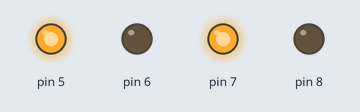
Recording of a sketch running on a simulated Arduino Uno, built with avr-gcc and run on an emulated ATmega328P. Parts: output pins drawn as LEDs (lit = HIGH).

Above: at 10.0 s.
At 30.0 s:
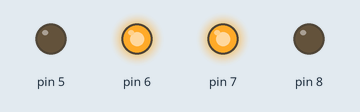
Timing chart, 0 to 46.0 s (numbered marks = the images above):
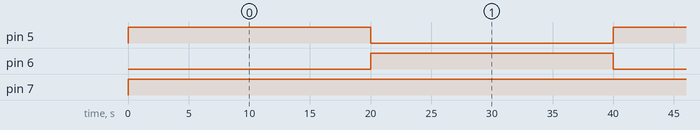

Measured:
- by itself, pin 5, pin 6: alternates HIGH for 20.0 s and LOW for 20.0 s
- by itself, pin 7: LOW → HIGH at 0.00 s

The sketch:

motor_testing.ino
```cpp
void setup() {

// Declaring  the pins to be connected to the motor driver

pinMode(5,OUTPUT);  // 5 is the Right Motor Forward pin
pinMode(6,OUTPUT);  // 6 is the Right Motor Backward pin
pinMode(7,OUTPUT);  // 7 is the Left Motor Forward pin
pinMode(8,OUTPUT);  // 7 is the Left Motor Backward pin

// Initilizing  the pins to low
digitalWrite(5,LOW);
digitalWrite(6,LOW);
digitalWrite(7,LOW);
digitalWrite(8,LOW);

Serial.begni(9600);

}

void loop() {
// Move forward for 20 seconds
Serial.println("Forward");
digitalWrite(5,HIGH);
digitalWrite(6,LOW);
digitalWrite(7,HIGH);
digitalWrite(8,LOW);

delay(20000);


// Move backward for 20 seconds

Serial.println("B");
digitalWrite(5,LOW);
digitalWrite(6,HIGH);
digitalWrite(7,HIGH);
digitalWrite(8,LOW);

delay(20000);

}
```
